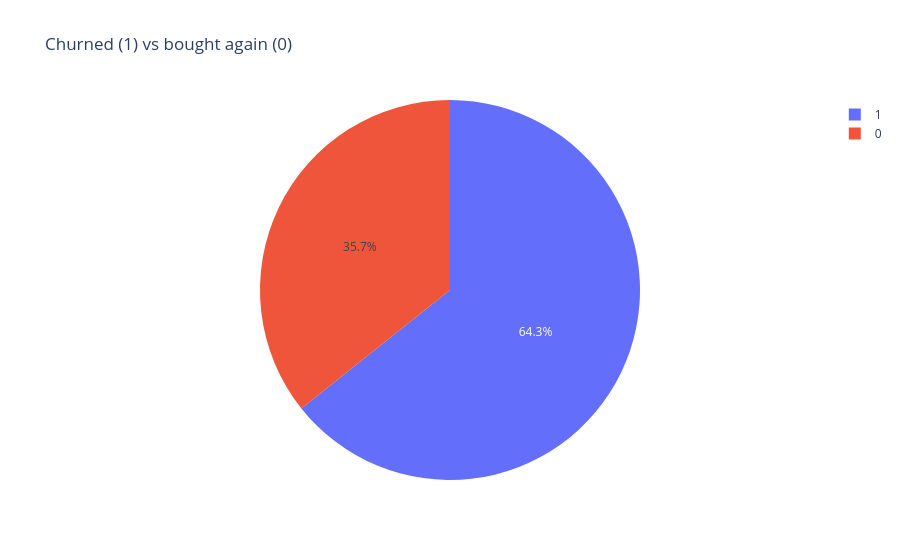

Write notebook code for a chart like this one.
### Code cell
px.pie(eda, names="Churned", title="Churned (1) vs bought again (0)")

### Figure 1 — Plotly figure (JSON) as saved in the notebook; plotly's stock layout.template omitted (floating-point values rounded to 4 significant figures; data arrays with more than 128 entries replaced by an {"elided": "..."} marker saying what was removed)
{"data": [{"domain": {"x": [0.0, 1.0], "y": [0.0, 1.0]}, "hovertemplate": "Churned=%{label}<extra></extra>", "labels": {"elided": "25547 int values"}, "legendgroup": "", "name": "", "showlegend": true, "type": "pie"}], "layout": {"legend": {"tracegroupgap": 0}, "title": {"text": "Churned (1) vs bought again (0)"}}}
